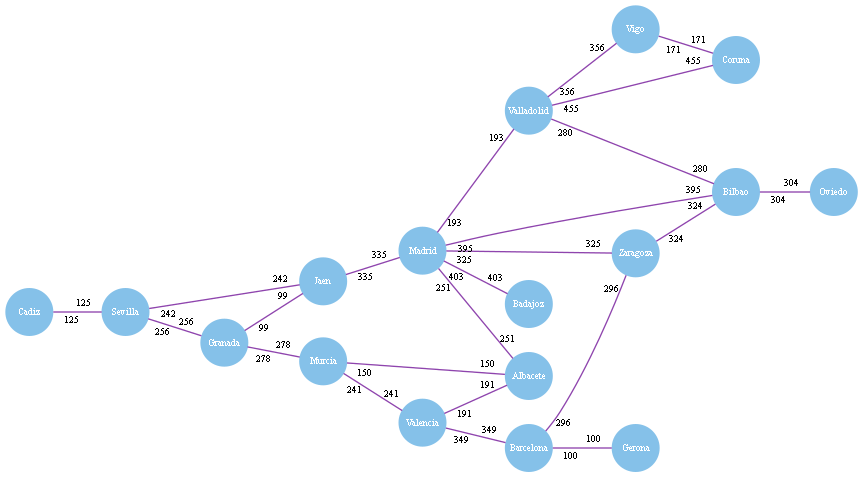

The Python source for this figure:
class Rutas:
    def __init__(self, origen, destino, tiempo):
        self.origen = origen
        self.destino = destino
        self.tiempo = tiempo
        self.siguiente = None
        self.anterior = None    

class Nodo:
    def __init__(self, valor: Rutas):
        self.valor: Rutas = valor
        self.sig: Nodo = None

class Vertice:
    def __init__(self, valor: str):
        self.valor: str = valor
        self.vecinos: Lista = Lista()
        
    def __str__(self) -> str:
        aux = self.vecinos.cabeza
        dot: str = ""
        while aux is not None:
            dot += f'{self.valor} -> {aux.valor.destino} [label="{aux.valor.tiempo}"];\n\t'
            aux = aux.sig
        return dot

class Lista:
    def __init__(self):
        self.cabeza: Nodo = None
        
    def insertar_final(self, valor: Rutas) -> Nodo:
        aux: Nodo = self.cabeza
        if aux is None:
            aux = Nodo(valor)
            self.cabeza = aux
            return self.cabeza
        while aux.sig is not None:
            aux = aux.sig
        aux.sig = Nodo(valor)
        return aux.sig
        
    def buscar(self, valor: str) -> Nodo:
        aux: Nodo = self.cabeza
        while aux is not None:
            if aux.valor.valor == valor:
                return aux
            aux = aux.sig
        return None

class ListaAdyacencia:
    def __init__(self):
        self.vertices: Lista = Lista()
        
    def insertar(self, origen: str, destino: str, tiempo: int):
        ruta = Rutas(origen, destino, tiempo)
        vertice_origen = self.vertices.buscar(origen)
        if vertice_origen is None:
            vertice_origen = Nodo(Vertice(origen))
            self.vertices.insertar_final(vertice_origen.valor)
        vertice_origen.valor.vecinos.insertar_final(ruta)
        
    def imprimir(self) -> str:
        dot = 'digraph G {\n\tbgcolor="white";\n\trankdir=LR;\n\tedge [arrowhead=none fontcolor=black color="#8e44ad"];\n\t'
        dot += 'node [shape=circle fixedsize=shape width=0.5 fontsize=7 style=filled fillcolor="#85c1e9" fontcolor=white '
        dot += 'color=transparent];\n\t'
        conexiones = set()
        aux: Nodo = self.vertices.cabeza
        while aux is not None:
            vertice = aux.valor
            vecinos = vertice.vecinos.cabeza
            while vecinos is not None:
                ruta = vecinos.valor
                conexion = (min(ruta.origen, ruta.destino), max(ruta.origen, ruta.destino))
                if conexion not in conexiones:
                    dot += f'{ruta.origen} -> {ruta.destino} [fontsize=7, headlabel="{ruta.tiempo}",taillabel="{ruta.tiempo}", labeldistance=1.5];\n\t'
                    conexiones.add(conexion)
                vecinos = vecinos.sig
            aux = aux.sig
        dot += "}"
        return dot

    #renderizar el archivo dot y generar la imagen
    def renderizar(self, dot: str, nombre: str):
        from graphviz import Source
        Source(dot).render(nombre, format="png", cleanup=True)

    def cargar_rutas_desde_archivo(self, archivo):
        try:
            with open(archivo, 'r') as file:
                for linea in file:
                    partes = linea.strip().split('%')
                    for parte in partes:
                        if parte.strip():
                            subpartes = parte.strip().split('/')
                            if len(subpartes) == 3:
                                origen = subpartes[0].strip()
                                destino = subpartes[1].strip()
                                tiempo = int(subpartes[2].strip())

                                # Insertar las rutas en ambas direcciones
                                self.insertar(origen, destino, tiempo)
                                self.insertar(destino, origen, tiempo)

            print("Archivo de rutas cargado correctamente.")
        except FileNotFoundError:
            print(f"Archivo no encontrado: {archivo}")
        except Exception as e:
            print(f"Error al procesar el archivo: {e}")
    
    
    def obtener_ruta_corta(self, origen: str, destino: str):
        if self.vertices.cabeza is None:
            print("No hay rutas para buscar.")
            return None

        # Inicializar estructuras para el algoritmo de Dijkstra
        distancias = {}
        predecesores = {}
        visitados = set()

        # Inicializar las distancias a infinito y predecesores a None
        aux = self.vertices.cabeza
        while aux is not None:
            vertice = aux.valor
            distancias[vertice.valor] = float('inf')
            predecesores[vertice.valor] = None
            aux = aux.sig

        distancias[origen] = 0  # La distancia al nodo origen es 0

        # Aplicar Dijkstra
        while len(visitados) < len(distancias):
            # Seleccionar el nodo no visitado con la menor distancia
            actual = None
            menor = float('inf')
            for vertice, distancia in distancias.items():
                if vertice not in visitados and distancia < menor:
                    menor = distancia
                    actual = vertice

            if actual is None:
                break  # No hay más nodos alcanzables

            visitados.add(actual)

            # Relajar las aristas del nodo actual
            vertice_actual = self.vertices.buscar(actual)
            if vertice_actual is not None:
                arista_aux = vertice_actual.valor.vecinos.cabeza
                while arista_aux is not None:
                    arista = arista_aux.valor
                    nueva_distancia = distancias[actual] + arista.tiempo
                    if nueva_distancia < distancias[arista.destino]:
                        distancias[arista.destino] = nueva_distancia
                        predecesores[arista.destino] = actual
                    arista_aux = arista_aux.sig

        # Reconstruir el camino más corto desde el origen al destino
        camino = []
        actual = destino
        while actual is not None:
            camino.insert(0, actual)
            actual = predecesores[actual]

        if distancias[destino] == float('inf'):
            print(f"No hay un camino desde {origen} a {destino}.")
            return None

        return camino, distancias[destino]
